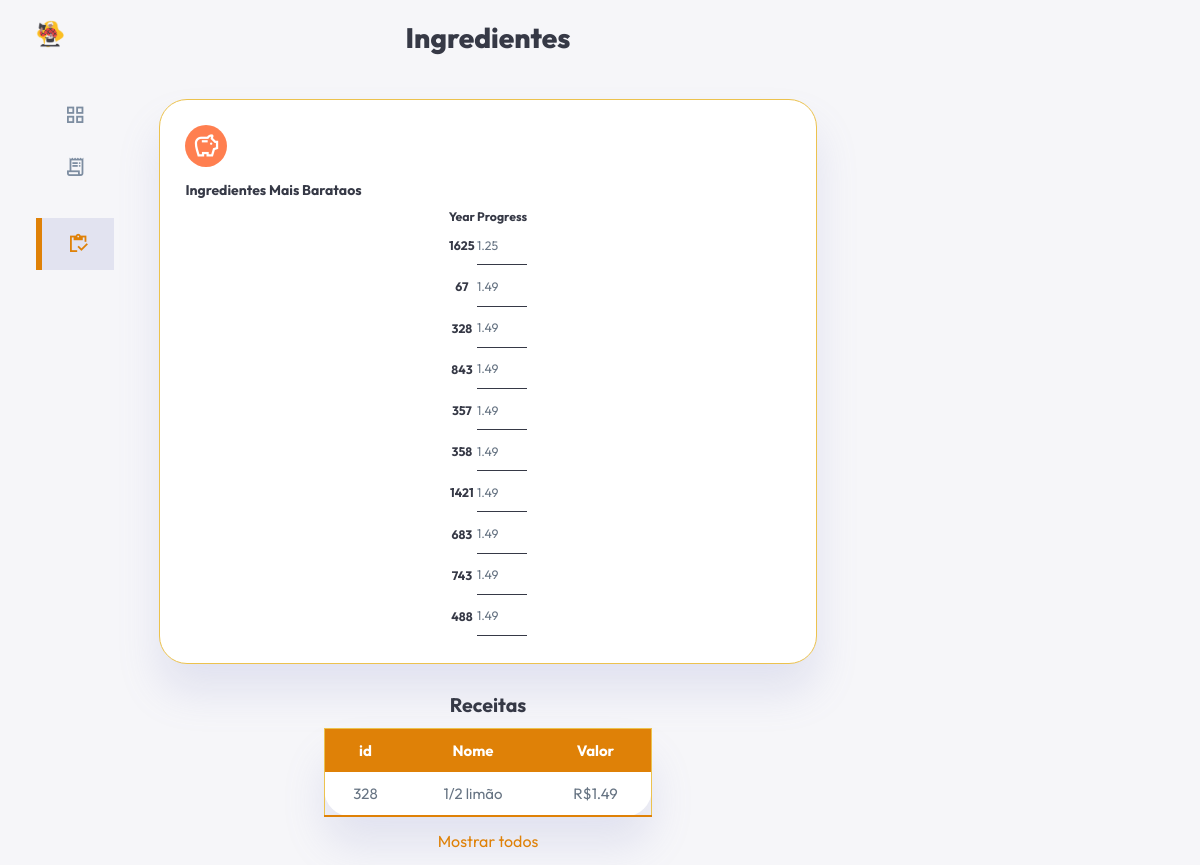
Screenshot of /views/Ingredientes.php?id=328 with the database file from the repository.
### tables this page shows
CREATE TABLE `tbingrediente` (
  `idIngrediente` int(11) NOT NULL,
  `nomeIngrediente` varchar(100) DEFAULT NULL,
  `valorIngrediente` float DEFAULT NULL
);

### models/Ingrediente.php (called while the page is built, shortened)
<?php
    class Ingrediente{
        public function listar(){
            $con = Conexao::conectar();
            $querySelect = "SELECT * FROM tbingrediente";
            $resultado = $con->query($querySelect);
            $lista = $resultado->fetchAll();
            return $lista;
        }
        public function listarId($id){
            $con = Conexao::conectar();
            $querySelect = "SELECT * FROM tbingrediente WHERE idIngrediente = " . $id;
            $resultado = $con->query($querySelect);
            $lista = $resultado->fetchAll();
            return $lista;
        }
        public function maisBaratos(){
            $con = Conexao::conectar();
            $querySelect = "SELECT tbingrediente.idIngrediente, tbingrediente.nomeIngrediente, tbingrediente.valorIngrediente FROM tbingrediente
                            WHERE tbingrediente.valorIngrediente != 0.0
                            ORDER BY valorIngrediente
                            LIMIT 10;";
            $resultado = $con->query($querySelect);
            $lista = $resultado->fetchAll();
            return $lista;
        }
    }
?>

### views/Ingredientes.php (the view, shortened to what this page needs)
<?php
require_once('../models/Ingrediente.php');
$ingrediente = new Ingrediente();
$maisBaratos = $ingrediente->maisBaratos();
$ingredientes = $ingrediente->listar();
if (isset($_GET['id'])){
    $ingredientes = $ingrediente->listarId($_GET['id']);
}
?>
<!DOCTYPE html>
<html lang="en">
<head>
    <link rel="stylesheet" href="../css/style.css">
    <link rel="stylesheet" href="https://cdn.jsdelivr.net/npm/charts.css/dist/charts.min.css">
</head>
<body>
    <div class="container">
        <aside>
            <div class="top">
                <div class="logo">
                    <img src="../images/vovo.png" >
                </div>
            </div>
            <div class="sidebar">
                <a href="Index.php" >
                    <span class="material-symbols-sharp">grid_view</span>
                </a>
                <a href="Receitas.php">
                    <span class="material-symbols-sharp">receipt_long</span>
                </a>
                <a href="Ingredientes.php" class="active">
                    <span class="material-symbols-sharp">inventory</span>
                </a>
            </div>
        </aside>
        <main>
            <h1>Ingredientes</h1>
            <div class="insights-one" style='grid-template-columns: repeat(1, 1fr);'>
                <div class="sales">
                    <span class="material-symbols-sharp">savings</span>
                        <div class="left">
                            <h3>Ingredientes Mais Barataos</h3>
                            <table id="column-example-14"
                                class="charts-css column show-labels show-primary-axis show-data-axes">
                                <thead>
                                    <tr>
                                        <th scope="col"> Year </th>
                                        <th scope="col"> Progress </th>
                                    </tr>
                                </thead>
                                <tbody>
                                <?php
                                $html = "";
                                $last = count($maisBaratos)-1;
                                $max = intval($maisBaratos[$last]['valorIngrediente']);
                                foreach ($maisBaratos as $ingredient){
                                    $porcent = intval($ingredient['valorIngrediente']) / $max;
                                    $html .= "<tr>
                                                <th scope='row'><a href='Ingredientes.php?id={$ingredient['idIngrediente']}'>{$ingredient['idIngrediente']}</a></th>
                                                <td style='--size:{$porcent}'>{$ingredient['valorIngrediente']}</td>
                                            </tr>
                                            ";
                                }
                                echo $html;
                                ?>
                                </tbody>
                            </table>
                        </div>
                </div>
            </div>
            <div class="recent-ingredients" style="display: flex; flex-direction: column; align-items: center;">
                <h2>Receitas</h2>
                <table class="styled-table" style="width: 50%">
                    <thead>
                        <tr>
                            <th>id</th>
                            <th>Nome</th>
                            <th>Valor</th>
                        </tr>
                    </thead>
                    <tbody>
                        <?php
                        $html = "";
                        foreach($ingredientes as $ingrediente){
                            $html .= "<tr>
                                        <td>{$ingrediente['idIngrediente']}</td>
                                        <td>{$ingrediente['nomeIngrediente']}</td>
                                        <td>R\${$ingrediente['valorIngrediente']}</td>
                                    </tr>
                                    ";
                        }
                        echo $html;
                        ?>
                    </tbody>
                </table>
                <a href="Ingredientes.php">Mostrar todos</a>
            </div>
        </main>
    </div>
</body>
</html>

### css/style.css (style rules this page uses)
:root { --color-primary: #df8107; --color-danger: #d19a24; --color-success: #41f1b6; --color-warning: #df7132; --color-white: #fff; --color-info-dark: #7d8da1; --color-info-light: #dce1eb; --color-dark: #363946; --color-light: rgba(132, 139, 200, 0.18); --color-primary-variant: #d8a929; --color-dark-variant: #677483; --color-background: #f6f6f9; --color-sunny: #d19a24; --color-winter: #1dacd8; --color-sunset: #d86420; --card-border-radius: 2rem; --border-radius-1: 0.4rem; --border-radius-2: 0.8rem; --border-radius-3: 1.2rem; --border-color: 1px solid #ecc24e; --card-padding: 1.8rem; --padding-1: 1.2rem; --box-shadow: 0 2rem 3rem var(--color-light); }
* { margin: 0; padding: 0; outline: 0; appearance: none; border: 0; text-decoration: none; list-style: none; box-sizing: border-box; }
html { font-size: 14px; }
body { width: 100vw; height: 100vh; font-family: Outfit, sans-serif; font-size: 0.88rem; background: var(--color-background); user-select: none; overflow-x: hidden; color: var(--color-dark); }
.container { display: grid; width: 96%; margin: 0 auto; gap: 1.8rem; grid-template-columns: 14rem auto 23rem; }
a { color: var(--color-dark); }
img { display: block; width: 100%; }
h1 { font-weight: 800; font-size: 2rem; }
h2 { font-size: 1.4rem; }
h3 { font-size: 0.87rem; }
aside { height: 100vh; }
aside .top { display: flex; align-items: center; justify-content: space-between; margin-top: 1.4rem; }
aside .logo { display: flex; gap: 0.8rem; }
aside .logo img { width: 2rem; height: 2rem; }
aside .sidebar { display: flex; flex-direction: column; height: 86vh; position: relative; top: 3rem; }
aside .sidebar a { display: flex; color: var(--color-info-dark); margin-left: 2rem; gap: 1rem; align-items: center; position: relative; height: 3.7rem; transition: all 300ms ease; }
aside .sidebar a span { font-size: 1.6rem; transition: all 300ms ease; }
aside .sidebar a.active { background: var(--color-light); color: var(--color-primary); margin-left: 0; }
aside .sidebar a.active:before { content: ""; width: 6px; height: 100%; background: var(--color-primary); }
aside .sidebar a.active span { color: var(--color-primary); margin-left: calc(1rem - 3px); }
main { margin-top: 1.4rem; }
main .insights-one { display: grid; grid-template-columns: repeat(1, 1fr); gap: 1rem; justify-content: center; align-content: center; }
main .insights-one>div { background: var(--color-white); padding: var(--card-padding); border-radius: var(--card-border-radius); border: var(--border-color); margin-top: 1rem; box-shadow: var(--box-shadow); transition: all 300ms ease; }
main .insights-one>div span { background: coral; padding: 0.5rem; border-radius: 50%; color: var(--color-white); font-size: 2rem; }
main .insights-one h3 { margin: 1rem 0 0.6rem; font-size: 1rem; }
main .recent-ingredients { margin-top: 2rem; font-size: 16px; }
main .recent-ingredients h2 { margin-bottom: 0.8rem; }
main .recent-ingredients table { background: var(--color-white); width: 100%; border-radius: var(--card-border-radius); border: var(--border-color); padding: var(--card-padding); text-align: center; box-shadow: var(--box-shadow); transition: all 300ms ease; }
main .recent-ingredients a { text-align: center; display: block; margin: 1rem auto; font-size: 16px; color: var(--color-primary); }
main table tbody td { height: 2.8rem; border-bottom: 1px solid var(--color-dark); color: var(--color-dark-variant); }
@media screen and (max-width: 1200px) { .container { width: 94%; grid-template-columns: 7rem auto 23rem; } }
@media screen and (max-width: 1200px) { aside .sidebar a { width: 5.6rem; } }
@media screen and (max-width: 1200px) { aside .sidebar a:last-child { position: relative; margin-top: 1.8rem; } }
.styled-table { border-collapse: collapse; margin: auto; font-size: 0.9em; font-family: sans-serif; min-width: 150px; box-shadow: 0 0 20px rgba(0, 0, 0, 0.15); font-family: Outfit, sans-serif; font-size: 15px; width: 300px; }
.styled-table thead tr { background-color: var(--color-primary); color: #ffffff; text-align: left; }
.styled-table th, .styled-table td { padding: 12px 15px; }
.styled-table th { text-align: center; font-weight: bold; }
.styled-table tbody tr { border-bottom: 1px solid #dddddd; }
.styled-table tbody tr:last-of-type { border-bottom: 2px solid var(--color-primary); }
#column-example-14 { height: 150px; max-width: 1200px; margin: 0 auto; }
h1 { margin: 0 0 30px 0; text-align: center; }

### rows the page displays
tbingrediente: idIngrediente "1625", $porcent 1 (drawn), valorIngrediente "1.25"
tbingrediente: idIngrediente "67", $porcent 1 (drawn), valorIngrediente "1.49"
tbingrediente: idIngrediente "328", $porcent 1 (drawn), valorIngrediente "1.49", nomeIngrediente "1/2 limão"
tbingrediente: idIngrediente "843", $porcent 1 (drawn), valorIngrediente "1.49"
tbingrediente: idIngrediente "357", $porcent 1 (drawn), valorIngrediente "1.49"
tbingrediente: idIngrediente "358", $porcent 1 (drawn), valorIngrediente "1.49"
tbingrediente: idIngrediente "1421", $porcent 1 (drawn), valorIngrediente "1.49"
tbingrediente: idIngrediente "683", $porcent 1 (drawn), valorIngrediente "1.49"
tbingrediente: idIngrediente "743", $porcent 1 (drawn), valorIngrediente "1.49"
tbingrediente: idIngrediente "488", valorIngrediente "1.49"
